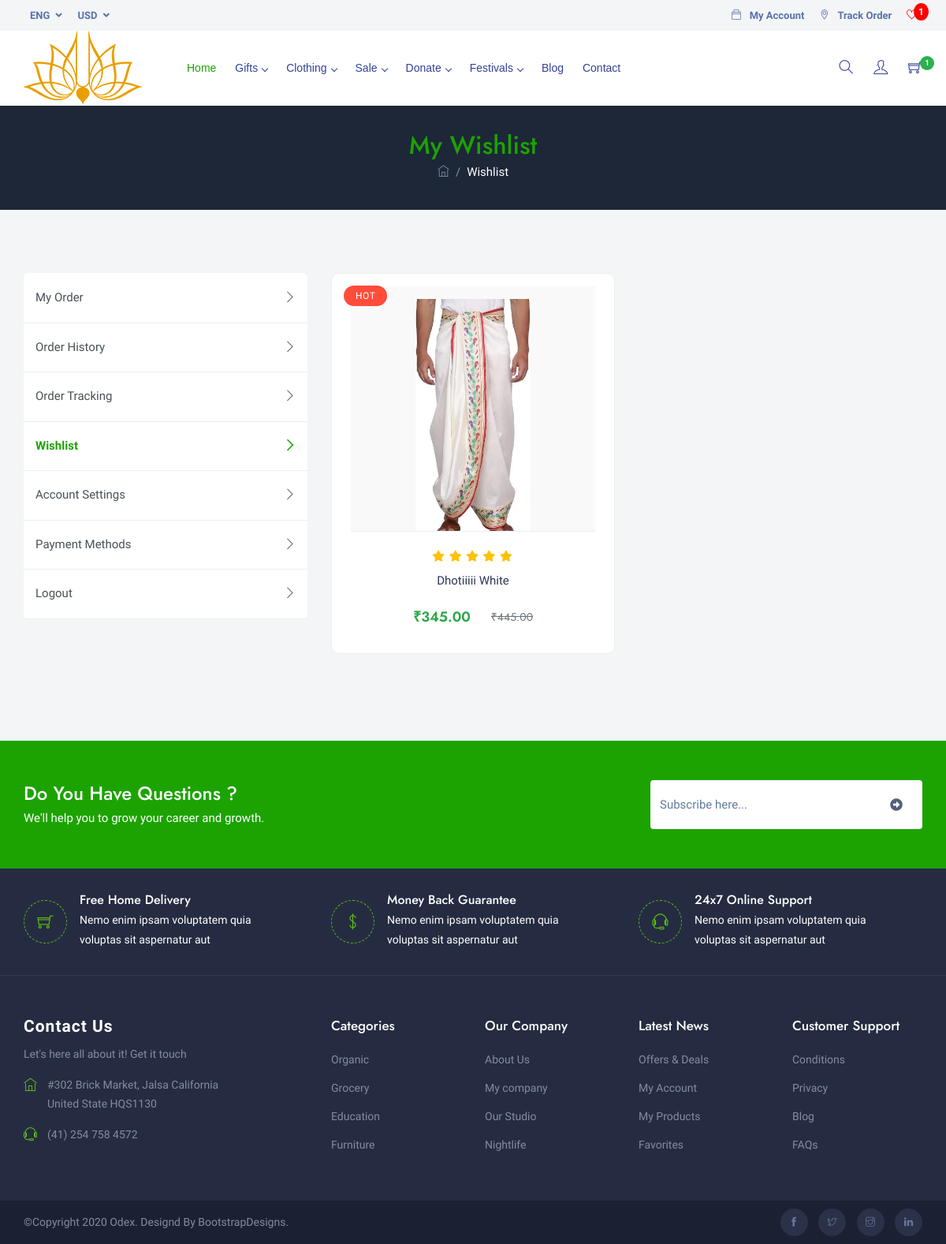
The page /wishlist.php (signed in) on the database its author committed.
### tables this page shows
CREATE TABLE `categories` (
  `id` int(11) NOT NULL,
  `main_category` varchar(255) NOT NULL
);

CREATE TABLE `wishlist` (
  `id` int(11) NOT NULL,
  `product_id` int(11) NOT NULL,
  `user_id` varchar(255) NOT NULL,
  `created_at` timestamp NOT NULL DEFAULT current_timestamp()
);

CREATE TABLE `products` (
  `id` int(11) NOT NULL,
  `product_name` varchar(255) NOT NULL,
  `main_category` varchar(100) NOT NULL,
  `subcategory` varchar(100) NOT NULL,
  `description` text DEFAULT NULL,
  `availability` varchar(50) DEFAULT NULL,
  `weight` varchar(50) DEFAULT NULL,
  `dimensions` varchar(100) DEFAULT NULL,
  `country_origin` varchar(100) DEFAULT NULL,
  `source_type` varchar(100) DEFAULT NULL,
  `container_type` varchar(100) DEFAULT NULL,
  `has_multiple_units` tinyint(1) DEFAULT 0,
  `created_at` timestamp NOT NULL DEFAULT current_timestamp(),
  `updated_at` timestamp NOT NULL DEFAULT current_timestamp() ON UPDATE current_timestamp()
);

### wishlist.php (the view, shortened to what this page needs)
<?php
include 'admin/dbconnection.php';
?>
<!DOCTYPE html>
<html lang="en">
<head>
        <link href="assets/css/styles.css" rel="stylesheet">
    </head>
    <body class="grocery-theme light">
        <div id="main-wrapper">
			<?php include 'header.php'; ?>
			<div class="breadcrumbs_wrap dark">
				<div class="container">
					<div class="row align-items-center">
						<div class="col-lg-12 col-md-12 col-sm-12">
							<div class="text-center">
								<h2 class="breadcrumbs_title">My Wishlist</h2>
								<nav aria-label="breadcrumb">
								  <ol class="breadcrumb">
									<li class="breadcrumb-item"><a href="index.php"><i class="ti-home"></i></a></li>
									<li class="breadcrumb-item active" aria-current="page">Wishlist</li>
								  </ol>
								</nav>
							</div>
						</div>
					</div>
				</div>
			</div>
			<section class="gray">
				<div class="container">
					<div class="row">
						<div class="col-lg-4 col-md-3">
							<nav class="dashboard-nav mb-10 mb-md-0">
							  <div class="list-group list-group-sm list-group-strong list-group-flush-x">
								<a class="list-group-item list-group-item-action dropright-toggle" href="order.html">
								  My Order
								</a>
								<a class="list-group-item list-group-item-action dropright-toggle" href="order-history.html">
								  Order History
								</a>
								<a class="list-group-item list-group-item-action dropright-toggle" href="order-tracking.html">
								  Order Tracking
								</a>
								<a class="list-group-item list-group-item-action dropright-toggle active" href="wishlist.php">
								  Wishlist
								</a>
								<a class="list-group-item list-group-item-action dropright-toggle" href="account-info.html">
								  Account Settings
								</a>
								<a class="list-group-item list-group-item-action dropright-toggle" href="payment-methode.html">
								  Payment Methods
								</a>
								<a class="list-group-item list-group-item-action dropright-toggle" href="logout.php">
								  Logout
								</a>
							  </div>
							</nav>
						</div>
						<div class="col-lg-8 col-md-9">
    <div class="row">
	<?php
    $user_id = $_SESSION['user_id'];
	$sql = "SELECT p.*, w.id as wishlist_id,
       GROUP_CONCAT(DISTINCT pi.image_path) as images,
       COALESCE(MIN(pu.price), IFNULL(pp.price, 0)) as product_price,
       IFNULL(pp.price, 0) as original_price,
       p.product_name as name
FROM wishlist w
JOIN products p ON w.product_id = p.id
LEFT JOIN product_images pi ON p.id = pi.product_id
LEFT JOIN product_units pu ON p.id = pu.product_id
LEFT JOIN product_prices pp ON p.id = pp.product_id
WHERE w.user_id = ?
GROUP BY p.id";
$stmt = mysqli_prepare($conn, $sql);
mysqli_stmt_bind_param($stmt, "s", $user_id);
mysqli_stmt_execute($stmt);
$result = mysqli_stmt_get_result($stmt);
        if (mysqli_num_rows($result) > 0) {
            while ($item = mysqli_fetch_assoc($result)) {
                $images = explode(',', $item['images']);
                $main_image = !empty($images[0]) ? 'admin/' . $images[0] : 'assets/img/no-image.jpg';
                $original_price = $item['original_price'] > $item['product_price'] ? $item['original_price'] : ($item['product_price'] + 100);
                ?>
                <div class="col-lg-6 col-md-6 col-sm-6" id="wishlist-item-<?php echo $item['wishlist_id']; ?>">
                    <div class="woo_product_grid no-hover">
                        <span class="woo_pr_tag hot">Hot</span>
                        <div class="woo_product_thumb">
                            <img src="<?php echo $main_image; ?>" class="img-fluid" alt="<?php echo htmlspecialchars($item['name']); ?>" />
                        </div>
                        <div class="woo_product_caption center">
                            <div class="woo_rate">
                                <i class="fa fa-star filled"></i>
                                <i class="fa fa-star filled"></i>
                                <i class="fa fa-star filled"></i>
                                <i class="fa fa-star filled"></i>
                                <i class="fa fa-star"></i>
                            </div>
                            <div class="woo_title">
                                <h4 class="woo_pro_title"><a href="product-detail.php?id=<?php echo $item['id']; ?>"><?php echo htmlspecialchars($item['name']); ?></a></h4>
                            </div>
                            <div class="woo_price">
                                <h6>₹<?php echo number_format($item['product_price'], 2); ?><span class="less_price">₹<?php echo number_format($original_price, 2); ?></span></h6>
                            </div>
                        </div>
                    </div>
                </div>
                <?php
            }
        }
        ?>
    </div>
</div>
					</div>
				</div>
			</section>
			<section class="theme-bg call_action_wrap-wrap">
				<div class="container">
					<div class="row">
						<div class="col-lg-12">
							<div class="call_action_wrap">
								<div class="call_action_wrap-head">
									<h3>Do You Have Questions ?</h3>
									<span>We'll help you to grow your career and growth.</span>
								</div>
								<div class="newsletter_box">
									<div class="input-group">
										<input type="text" class="form-control" placeholder="Subscribe here...">
										<div class="input-group-append">
										<button class="btn search_btn" type="button"><i class="fas fa-arrow-alt-circle-right"></i></button>
										</div>
									</div>
								</div>
							</div>
						</div>
					</div>
				</div>
			</section>
			<?php include 'footer.php'; ?>
		</div>
	</body>
</html>

### header.php (shortened to what this page needs)
<?php
include_once 'admin/dbconnection.php';
function getInitialCartCount($conn) {
    $user_id = $_SESSION['user_id'];
    $stmt = mysqli_prepare($conn, "SELECT COUNT(DISTINCT product_id) as count FROM cart WHERE user_id = ?");
    mysqli_stmt_bind_param($stmt, "s", $user_id);
    mysqli_stmt_execute($stmt);
    $result = mysqli_stmt_get_result($stmt);
    $row = mysqli_fetch_assoc($result);
    return $row['count'] ?? 0;
}
function getWishlistCount($conn) {
    $user_id = $_SESSION['user_id'];
    $stmt = mysqli_prepare($conn, "SELECT COUNT(*) as count FROM wishlist WHERE user_id = ?");
    mysqli_stmt_bind_param($stmt, "s", $user_id);
    mysqli_stmt_execute($stmt);
    $result = mysqli_stmt_get_result($stmt);
    $row = mysqli_fetch_assoc($result);
    return $row['count'] ?? 0;
}
$initial_cart_count = getInitialCartCount($conn);
$initial_wishlist_count = getWishlistCount($conn);
?>
<div class="header">
    <div class="header_topbar dark">
        <div class="container">
            <div class="row">
                <div class="col-lg-6 col-md-6 col-sm-6 col-4">
                    <ul class="tp-list nbr ml-2">
                        <li class="dropdown dropdown-currency">
                            <a href="#" data-toggle="dropdown">Eng <i class="ml-1 fa fa-angle-down"></i></a>
                        </li>
                        <li class="dropdown dropdown-currency">
                            <a href="#" data-toggle="dropdown">USD <i class="ml-1 fa fa-angle-down"></i></a>
                        </li>
                    </ul>
                </div>
                <div class="col-lg-6 col-md-6 col-sm-6 col-8">
                    <div class="topbar_menu">
                        <ul>
                            <li><a href="order.php"><i class="ti-bag"></i> My Account</a></li>
                            <li><a href="order-tracking.html"><i class="ti-location-pin"></i> Track Order</a></li>
                            <li>
                                <a href="wishlist.php" class="wishlist-icon <?php echo $initial_wishlist_count > 0 ? 'active' : ''; ?>">
                                    <i class="ti-heart"></i>
                                    <?php if ($initial_wishlist_count > 0): ?>
                                        <span class="wishlist-count"><?php echo $initial_wishlist_count; ?></span>
                                    <?php endif; ?>
                                </a>
                            </li>
                        </ul>
                    </div>
                </div>
            </div>
        </div>
    </div>
    <div class="general_header">
        <div class="container">
            <div class="row align-items-center">
                <div class="col-lg-2 col-md-2 col-sm-3 col-4">
                    <a class="nav-brand" href="index.php">
                        <img src="admin/images/ISKCON_Logo.png" class="logo" alt="Logo" />
                    </a>
                </div>
                <div class="col-lg-7 col-md-7 col-sm-4 col-3">
                    <nav id="navigation" class="navigation navigation-landscape">
                        <div class="nav-menus-wrapper">
                            <ul class="nav-menu">
                                <li class="active"><a href="index.php">Home</a></li>
                                <?php
                                $result = mysqli_query($conn, "SELECT * FROM categories");
                                while ($row = mysqli_fetch_assoc($result)) {
                                    $main_category = $row["main_category"];
                                    echo '<li><a href="product.php?main_category=' . urlencode($main_category) . '">' . $main_category . '</a>';
                                    echo '</li>';
                                }
                                ?>
                                <li><a href="blog.php">Blog</a></li>
                                <li><a href="contact.php">Contact</a></li>
                            </ul>
                        </div>
                    </nav>
                </div>
                <div class="col-lg-3 col-md-3 col-sm-5 col-5">
                    <div class="general_head_right">
                        <ul>
                            <li><a data-toggle="collapse" href="#mySearch" role="button"><i class="ti-search"></i></a></li>
                            <li><a href="login-signup.php"><i class="ti-user"></i></a></li>
                            <li style="position: relative;">
                                <a href="my-cart.php">
                                    <i class="ti-shopping-cart"></i>
                                    <span class="cart_counter"><?php echo $initial_cart_count; ?></span>
                                </a>
                            </li>
                        </ul>
                    </div>
                </div>
            </div>
        </div>
    </div>
</div>

### header.php (style rules this page uses)
.wishlist-icon { position: relative; color: #333; transition: color 0.3s ease; }
.wishlist-icon.active { color: #ff0000 !important; }
.wishlist-count { position: absolute; top: -8px; right: -8px; background: #ff0000; color: white; border-radius: 50%; padding: 2px 6px; font-size: 12px; }
.cart_counter { background: #28a745; color: white; border-radius: 50%; padding: 2px 6px; font-size: 12px; position: absolute; top: -5px; right: -10px; }

### wishlist.php (style rules this page uses)
.woo_product_grid { background: #fff; border-radius: 10px; box-shadow: 0 2px 15px rgba(0,0,0,0.1); transition: all 0.3s ease; margin-bottom: 30px; overflow: hidden; position: relative; }
.woo_product_grid.no-hover { box-shadow: none; border: 1px solid #eee; }
.woo_product_thumb { position: relative; overflow: hidden; padding-top: 100%; background: #f9f9f9; }
.woo_product_thumb img { position: absolute; top: 0; left: 0; width: 100%; height: 100%; object-fit: contain; }
.woo_product_caption { padding: 20px; text-align: center; border-top: 1px solid #eee; }
.woo_rate { margin-bottom: 10px; }
.woo_rate .fa-star { color: #ffc107; font-size: 14px; }
.woo_rate .fa-star.filled { color: #ffc107; }
.woo_pro_title { font-size: 16px; margin-bottom: 10px; min-height: 40px; }
.woo_pro_title a { color: #333; text-decoration: none; transition: color 0.3s ease; }
.woo_price h6 { color: #28a745; font-size: 18px; font-weight: 600; margin: 0; display: flex; align-items: center; justify-content: center; gap: 10px; }
.woo_price .less_price { color: #6c757d; text-decoration: line-through; font-size: 14px; font-weight: normal; }
.woo_pr_tag { position: absolute; top: 15px; left: 15px; z-index: 2; padding: 4px 15px; border-radius: 50px; font-size: 12px; font-weight: 500; text-transform: uppercase; letter-spacing: 0.5px; }
.woo_pr_tag.hot { background: #ff4c3b; color: #fff; }

### rows shown on the page
categories: main_category "Gifts"
categories: main_category "Clothing"
categories: main_category "Sale"
categories: main_category "Donate"
categories: main_category "Festivals"
wishlist: product.product_name "Dhotiiiii White", product_price "345.00", original_price "445.00"

### other values the page prints
$initial_wishlist_count "1"
$initial_cart_count "1"
